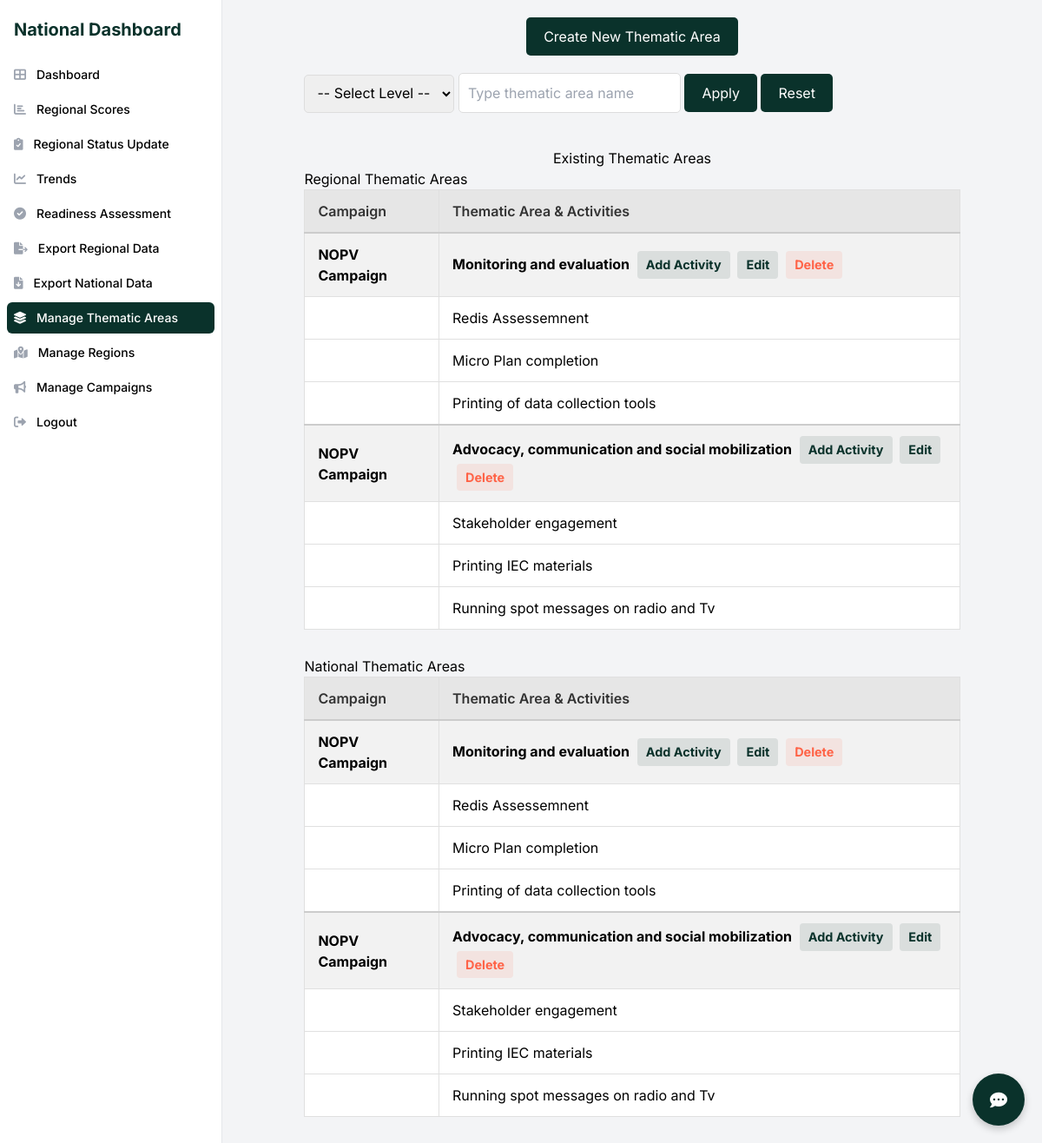
Page /thematic_areas/ (signed in) on the committed database.
### campaign/models.py (models this page shows, shortened)
class ThematicArea(models.Model):
    LEVEL_CHOICES = (
        ('national', 'National'),
        ('regional', 'Regional'),
    )
    name = models.CharField(max_length=255)
    level = models.CharField(max_length=50, choices=[('national', 'National'), ('regional', 'Regional')])
    campaign = models.ForeignKey(Campaign, on_delete=models.CASCADE, related_name='thematic_areas')
    comments = models.TextField(blank=True, null=True)
    last_modified = models.DateTimeField(auto_now=True)

class Campaign(models.Model):
    name = models.CharField(max_length=255)
    sia_start_date = models.DateField()
    number_of_districts = models.IntegerField()
    type_of_vaccine = models.CharField(max_length=255)
    round_number = models.CharField(max_length=50)
    is_active = models.BooleanField(default=False)
    places = models.ManyToManyField('Place', related_name='campaigns')  # New field for related places
    country = models.CharField(max_length=255)  # New field for country
    def __str__(self):
        return self.name

class Activity(models.Model):
    name = models.CharField(max_length=255)
    thematic_area = models.ForeignKey(ThematicArea, on_delete=models.CASCADE, related_name='activities')
    timeline_before_sia = models.CharField(max_length=50, choices=[
        ('1 week', '1 week'),
        ('2 weeks', '2 weeks'),
        ('4 weeks', '4 weeks'),
        ('8 weeks', '8 weeks'),
    ], blank=True, null=True)
    comments = models.TextField(blank=True, null=True)

### campaign/views.py (the view, shortened to what this page needs)
# urls.py: path("thematic_areas/", views.manage_thematic_areas, name="manage_thematic_areas"),
@login_required
@restrict_access(allowed_roles=["national"])
def manage_thematic_areas(request):
    if request.user.role != "national":
        return redirect("main_page")
    campaign = Campaign.objects.filter(is_active=True).first()
    if not campaign:
        messages.warning(request, "There is currently no active campaign.")
        return redirect("national_dashboard")
    form = ThematicAreaForm()
    level_filter = request.GET.get("level")
    thematic_area_filter = request.GET.get("thematic_area")
    thematic_areas = ThematicArea.objects.filter(campaign=campaign).order_by(
        "-last_modified"
    )
    if level_filter:
        thematic_areas = thematic_areas.filter(level=level_filter)
    if thematic_area_filter:
        thematic_areas = thematic_areas.filter(name__icontains=thematic_area_filter)
    return render(
        request,
        "campaign/manage_thematic_areas.html",
        {
            "form": form,
            "thematic_areas": thematic_areas,
            "level_filter": level_filter,
            "thematic_area_filter": thematic_area_filter,
            "campaign": campaign,
        },
    )

### campaign/templates/campaign/manage_thematic_areas.html (shortened to what this page needs)
{% extends "campaign/base.html" %}
{% block content %}
    <div class="create-button-container">
        <button id="create-button" class="create-button" onclick="toggleForm()">Create New Thematic Area</button>
    </div>
<div class="filter-container">
    <form method="GET">
        <select name="level">
            <option value="">-- Select Level --</option>
        </select>
        <input type="text" name="thematic_area" placeholder="Type thematic area name" value="{{ thematic_area_filter|default_if_none:'' }}">
        <button type="submit">Apply</button>
        <button type="button" class="reset-button" onclick="window.location.href='{% url 'manage_thematic_areas' %}'">Reset</button>
    </form>
</div>
    <div class="existing-thematic-areas">
        <h2>Existing Thematic Areas</h2>
        <h3>Regional Thematic Areas</h3>
        <table>
            <thead>
                <tr class="header-row">
                    <th>Campaign</th>
                    <th>Thematic Area & Activities</th>
                </tr>
            </thead>
            <tbody>
                {% for area in thematic_areas %}
                    {% if area.level == 'regional' %}
                        <tr class="thematic-area-row">
                            <td>{{ area.campaign.name }}</td>
                            <td>
                                {{ area.name }}
                                <a href="{% url 'add_activity' area.id %}?level={{ level_filter }}&thematic_area={{ thematic_area_filter }}" class="add-activity-link">Add Activity</a>
                                <a href="{% url 'edit_thematic_area' area.id %}?level={{ level_filter }}&thematic_area={{ thematic_area_filter }}" class="edit-link">Edit</a>
                                <a href="#" class="delete-link" data-id="{{ area.id }}">Delete</a>
                            </td>
                        </tr>
                        {% for activity in area.activities.all %}
                            <tr class="activities-row">
                                <td></td>
                                <td>{{ activity.name }}</td>
                            </tr>
                        {% empty %}
                            <tr class="activities-row">
                                <td></td>
                                <td>No activities available.</td>
                            </tr>
                        {% endfor %}
                    {% endif %}
                {% endfor %}
            </tbody>
        </table>
        <h3>National Thematic Areas</h3>
        <table>
            <thead>
                <tr class="header-row">
                    <th>Campaign</th>
                    <th>Thematic Area & Activities</th>
                </tr>
            </thead>
            <tbody>
                {% for area in thematic_areas %}
                    {% if area.level == 'national' %}
                        <tr class="thematic-area-row">
                            <td>{{ area.campaign.name }}</td>
                            <td>
                                {{ area.name }}
                                <a href="{% url 'add_activity' area.id %}" class="add-activity-link">Add Activity</a>
                                <a href="{% url 'edit_thematic_area' area.id %}" class="edit-link">Edit</a>
                                <a href="#" class="delete-link" data-id="{{ area.id }}">Delete</a>
                            </td>
                        </tr>
                        {% for activity in area.activities.all %}
                            <tr class="activities-row">
                                <td></td>
                                <td>{{ activity.name }}</td>
                            </tr>
                        {% empty %}
                            <tr class="activities-row">
                                <td></td>
                                <td>No activities available.</td>
                            </tr>
                        {% endfor %}
                    {% endif %}
                {% endfor %}
            </tbody>
        </table>
    </div>
{% endblock %}

### campaign/templates/campaign/base.html (shortened to what this page needs)
{% load custom_filters %}
<!DOCTYPE html>
<html lang="en" class="h-full bg-gray-100">
<head>
    <script src="https://cdn.tailwindcss.com"></script>
    <link href="https://cdnjs.cloudflare.com/ajax/libs/font-awesome/6.0.0-beta3/css/all.min.css" rel="stylesheet">
</head>
<body class="h-full">
    <div class="min-h-full flex">
        <nav class="sidebar bg-white w-64 flex-shrink-0 border-r border-gray-200 custom-bg md:relative md:left-0">
            <div class="h-full flex flex-col">
                <div class="flex-1 flex flex-col pt-5 pb-4 overflow-y-auto">
                    <div class="flex items-center flex-shrink-0 px-4">
                        <span class="text-xl font-bold dashboard-title">National Dashboard</span>
                    </div>
                    <nav class="mt-5 flex-1 px-2 space-y-1">
                        {% url 'national_dashboard' as national_dashboard_url %}
                        <a href="{{ national_dashboard_url }}" class="nav-link group flex items-center px-2 py-2 text-sm font-medium rounded-md {% if request.path == national_dashboard_url %}active{% endif %}">
                            <i class="fas fa-th-large nav-icon mr-3 text-gray-400 group-hover:text-white"></i>
                            Dashboard
                        </a>
                        {% url 'regional_scores' as regional_scores_url %}
                        <a href="{{ regional_scores_url }}" class="nav-link group flex items-center px-2 py-2 text-sm font-medium rounded-md {% if request.path == regional_scores_url %}active{% endif %}">
                            <i class="fas fa-chart-bar nav-icon mr-3 text-gray-400 group-hover:text-white"></i>
                            Regional Scores
                        </a>
                        {% url 'regional_preparedness' as regional_preparedness_url %}
                        <a href="{{ regional_preparedness_url }}" class="nav-link group flex items-center px-2 py-2 text-sm font-medium rounded-md {% if request.path == regional_preparedness_url %}active{% endif %}">
                            <i class="fas fa-clipboard-check nav-icon mr-3 text-gray-400 group-hover:text-white"></i>
                            Regional Status Update
                        </a>
                        {% url 'trend_selection' as trend_selection_url %}
                        <a href="{{ trend_selection_url }}" class="nav-link group flex items-center px-2 py-2 text-sm font-medium rounded-md {% if request.path == trend_selection_url %}active{% endif %}">
                            <i class="fas fa-chart-line nav-icon mr-3 text-gray-400 group-hover:text-white"></i>
                            Trends
                        </a>
                        {% url 'combined_dashboard' as combined_dashboard_url %}
                        <a href="{{ combined_dashboard_url }}" class="nav-link group flex items-center px-2 py-2 text-sm font-medium rounded-md {% if request.path == combined_dashboard_url %}active{% endif %}">
                            <i class="fas fa-check-circle nav-icon mr-3 text-gray-400 group-hover:text-white"></i>
                            Readiness Assessment
                        </a>
                        {% url 'export_csv' as export_csv_url %}
                        <a href="{{ export_csv_url }}" class="nav-link group flex items-center px-2 py-2 text-sm font-medium rounded-md {% if request.path == export_csv_url %}active{% endif %}">
                            <i class="fas fa-file-export nav-icon mr-3 text-gray-400 group-hover:text-white"></i>
                            Export Regional Data
                        </a>
                        {% url 'export_csv_national' as export_csv_national_url %}
                        <a href="{{ export_csv_national_url }}" class="nav-link group flex items-center px-2 py-2 text-sm font-medium rounded-md {% if request.path == export_csv_national_url %}active{% endif %}">
                            <i class="fas fa-file-download nav-icon mr-3 text-gray-400 group-hover:text-white"></i>
                            Export National Data
                        </a>
                        {% url 'manage_thematic_areas' as manage_thematic_areas_url %}
                        <a href="{{ manage_thematic_areas_url }}" class="nav-link group flex items-center px-2 py-2 text-sm font-medium rounded-md {% if request.path == manage_thematic_areas_url %}active{% endif %}">
                            <i class="fas fa-layer-group nav-icon mr-3 text-gray-400 group-hover:text-white"></i>
                            Manage Thematic Areas
                        </a>
                        {% url 'manage_regions' as manage_regions_url %}
                        <a href="{{ manage_regions_url }}" class="nav-link group flex items-center px-2 py-2 text-sm font-medium rounded-md {% if request.path == manage_regions_url %}active{% endif %}">
                            <i class="fas fa-map-marked-alt nav-icon mr-3 text-gray-400 group-hover:text-white"></i>
                            Manage Regions
                        </a>
                        {% url 'manage_campaigns' as manage_campaigns_url %}
                        <a href="{{ manage_campaigns_url }}" class="nav-link group flex items-center px-2 py-2 text-sm font-medium rounded-md {% if request.path == manage_campaigns_url %}active{% endif %}">
                            <i class="fas fa-bullhorn nav-icon mr-3 text-gray-400 group-hover:text-white"></i>
                            Manage Campaigns
                        </a>
                        {% url 'logout' as logout_url %}
                        <a href="{{ logout_url }}" class="nav-link group flex items-center px-2 py-2 text-sm font-medium rounded-md {% if request.path == logout_url %}active{% endif %}">
                            <i class="fas fa-sign-out-alt nav-icon mr-3 text-gray-400 group-hover:text-white"></i>
                            Logout
                        </a>
                    </nav>
                </div>
            </div>
        </nav>
        <div class="flex-1 overflow-auto main-content">
            {% block content %}{% endblock %}
        </div>
    </div>
    <div class="chatbot-container">
        <div class="chatbot-button" id="chatbotButton">
            <i class="fas fa-comment-dots fa-lg"></i>
        </div>
    </div>
</body>
</html>

### rows in the picture
ThematicArea: campaign.name "NOPV Campaign", name "Monitoring and evaluation"
Activity: name "Redis Assessemnent"
Activity: name "Micro Plan completion"
Activity: name "Printing of data collection tools"
ThematicArea: campaign.name "NOPV Campaign", name "Advocacy, communication and social mobilization"
Activity: name "Stakeholder engagement"
Activity: name "Printing IEC materials"
Activity: name "Running spot messages on radio and Tv"
ThematicArea: campaign.name "NOPV Campaign", name "Monitoring and evaluation"
Activity: name "Redis Assessemnent"
Activity: name "Micro Plan completion"
Activity: name "Printing of data collection tools"
ThematicArea: campaign.name "NOPV Campaign", name "Advocacy, communication and social mobilization"
Activity: name "Stakeholder engagement"
Activity: name "Printing IEC materials"
Activity: name "Running spot messages on radio and Tv"
